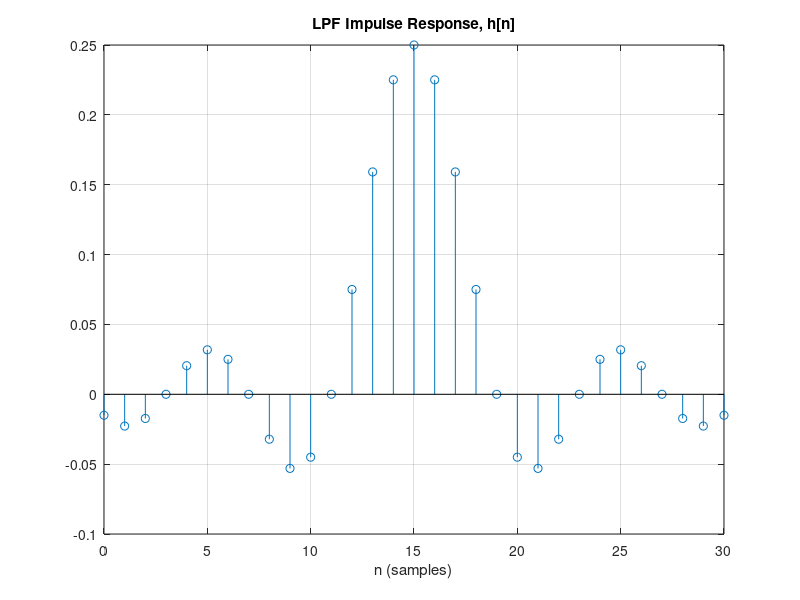

MATLAB code for this plot: (Note: this script raises an error after producing the figure.)
%% 3
close all
clear all;
% Design a linear phase and causal FIR filter of length 31 using impulse response truncation to approximate an ideal LPF frequency 
% response given by
% Hd(e^j?) = 
% 1 if 0 < |f| < 1/8,
% 0 if 1/8 < |f| < 0.5.
% 
% Write a MATLAB program that plots the impulse response on one figure window and on another figure window |H(e^j?)|, 
% |H(e^j?)|^2 in dB and the phase response (as the angle of H(e^j?)) of this filter as subplots. Appropriately label the plots. 
% Also use the unwrap command for the angle to better view the phase response. Publish your m-file as a pdf document with suitable 
% section headings.

fc = 1/8;   %cutoff frequency of filter AKA B_L for brick-wall filter
M = 30; %order of filter; length = M+1
n = 0:M;    %sample indices

% The ideal frequency response for this LPF is assume a zero phase response

% sinc filter is an idealized filter that removes all frequency components above a given cutoff frequency, without 
% affecting lower frequencies, and has linear phase response.

% It is an "ideal" low-pass filter in the frequency sense, perfectly passing low frequencies, perfectly cutting high frequencies; 
% and thus may be considered to be a brick-wall filter.

% https://en.wikipedia.org/wiki/Sinc_filter
% using the above sites def for IR for LPF/brick-wall filter: A lowpass
% filter with brick-wall cutoff @ frequency B_L has Impulse Response &
% transter function given by:

h = 2*fc*sinc(2*fc*(n-M/2));      %see slide 78-79; shift of M/2 to make the system causal

%based on description of IR, it should be between 0 & 1/8 cycles/sample?

IR = figure('Name','LPF Imulse Response, h[n]');
clf
stem(n,h);
title('LPF Impulse Response, h[n]')
xlabel('n (samples)')
grid;
datacursormode(IR,'on');

% Generate & plot the frequency response
FR = figure('Name','Frequency Response');
clf
[H,w]=freqz(h,1);
subplot(3,1,1);
plot(w/(2*pi),abs(H));
ylabel('|H(e^{j\omega})|'); %Amplitude Response
title('LPF Frequency Response');
grid
subplot(3,1,2);
plot(w/(2*pi),10*log10(abs(H).^2))
grid
axis([0 .5 -50 10]);
ylabel('10 log{(|H(e^{j\omega})|^2)}'); %Amplitude Response in dB
subplot(3,1,3);
plot(w/(2*pi),unwrap(angle(H)));    %Phase Response
ylabel('\angle H(e^{j\omega})');
xlabel('frequency (cycles/sample)')
grid;
datacursormode(FR,'on');

% Q4
% I think he wants us to use the
% h1=2*f21*sinc(2*f21*(n-M/2))-2*f11*sinc(2*f11*(n-M/2)) method

fc = 1/8;   %cutoff frequency of filter AKA B_L for brick-wall filter
M = 30; %order of filter; length = M+1
n = 0:M;    %sample indices

% p.83; used lpf_to_hpf.m
% Generate difference between delta[n-M/2] & Low Pass Filter's Impulse Response.

h = -h; %negate LPF's IR
h(M/2+1) = 1+h(M/2+1);  %take location of Impulse Response & add 1 to that location
% now h is the impulse response of the HPF; see p.95

hHP=h;
w=-pi:.01:pi;
[H,w]=freqz(h,1,w);
beta=0;
alpha=M/2;
W=exp(-1i*(beta-alpha*w));
A=H.*W;
Ahpf=real(A);
HPF_IR = figure('Name','HPF Imulse Response, h[n]');
clf
plot(w/(2*pi),Ahpf)     %HPF 
title('Highpass Filter (Allpass Minus Lowpass)')
ylabel('A(e^{j\omega})')
xlabel('f (cycles/sample)')
grid;
datacursormode(HPF_IR,'on');        %via datacursor mode, was able to confirm A = 0.5 @ 0.125

%% 5
close all
% Convert the LPF in question 3 to a HPF. Use technique 1 (involving an all pass filter).
%  
% (a) What is the cutoff frequency of the HPF? Write a MATLAB program that plots the impulse response on one figure window, 
% |H(e^j?)|^2 in dB on a second figure window 
% and on a third figure window |H(e^j?)|, the amplitude response (use freqz in the process of calculating the amplitude
% response) and phase response (as a straight line) of this filter as subplots. 

% Appropriately label the plots. Publish your m-file as a pdf document with suitable section headings

fc=1/8; %cutoff frequency (cycles/sample)
M=30;   %order of filter
n=0:M;  %sample indicies

h = 2*fc*sinc(2*fc*(n-M/2));
% using technique 1, negate the LPF's Impulse Response by flipping it 
h=-h;

%take location of Impulse Response & add 1 to that location
h(M/2+1) = 1+h(M/2+1);  %"HPF can be generated from a LPF by subtracting the LP response from an allpass filter FR
% that has the same phase response as H_LPF Technique 1, slide 95.

IR = figure('Name','HPF Impulse Response, h[n]');
clf
stem(n,h)
title('HPF Impulse Response');
xlabel('n (samples)');
grid;
datacursormode(IR,'on'); 


% plot AR in dB
IR_dB = figure('Name','HPF Amplitude Response, h[n]');
[H,w] = freqz(h,1);
%plot normalized to pi
plot(w/(2*pi), 20*log10(H.*conj(H)));
ylabel('10 log{(|H(e^{j\omega})|^2)}');
xlabel('\omega normalized to 2\pi');
title('HPF Response in dB');
grid;
datacursormode(IR_dB,'on'); 

%Generate Frequency Response
A = H.*exp(1i*w*M/2);
FR = figure('Name','HPF Frequency Response, |H(e^j\omega}| & \theta(\omega)');
subplot(3,1,1);
plot(w/(2*pi), abs(H));
ylabel('|H(e^{j\omega})|');
title('HPF Frequency Response');

subplot(3,1,2)
plot(w/(2*pi), real(A));    %Amplitude Response has small imaginary components, real() removes them
ylabel('A(e^{j\omega})');

subplot(3,1,3);
plot(w/(2*pi), -(M/2)*w);
ylabel('\theta(e^{j\omega})');
xlabel('frequency (cycles/sample)');
grid;
datacursormode(FR,'on'); 

% fprint("Cutoff frequency is the same as the LPF, fc = 1/8 cycles/sample");

%% 6
clear all
close all

% Convert the LPF in question 3 to a HPF. Use technique 2 (involving
% modulation). slide 97

fc=1/8; %cutoff frequency (cycles/sample)
M=30;   %order of filter
n=0:M;  %sample indicies

hLP = 2*fc*sinc(2*fc*(n-M/2));    %freq resp of LPF

h = hLP.*(-1).^n;   %modulation theorem

IR = figure('Name','HPF Impulse Response, h[n]');
clf
stem(n,h)
title('HPF Impulse Response');
xlabel('n (samples)');
grid;
datacursormode(IR,'on'); 

% plot AR in dB
IR_dB = figure('Name','HPF Amplitude Response, h[n]');
[H,w] = freqz(h,1);
%plot normalized to pi
plot(w/(2*pi), 20*log10(H.*conj(H)));
ylabel('10 log{(|H(e^{j\omega})|^2)}');
xlabel('\omega normalized to 2\pi');
title('HPF Response in dB');
grid;
datacursormode(IR_dB,'on'); 

beta = 0;
alpha = M/2;
W = exp(-j*(beta-alpha*w-pi));  %note -pi term due to the H_HP being equal to H_LP shifted by pi

%Generate Frequency Response
A = H.*W;
FR = figure('Name','HPF Frequency Response, |H(e^j\omega}| & \theta(\omega)');
subplot(3,1,1);
plot(w/(2*pi), abs(H));
grid;
ylabel('|H(e^{j\omega})|');
title('HPF Frequency Response');

% Using modulation theorem, note that the theoritical frequency response of
% a HPF is the FR of the LPF shited by pi on slide 98.
subplot(3,1,2)
grid;
plot(w/(2*pi), real(A));    %Amplitude Response has small imaginary components, real() removes them
ylabel('A(e^{j\omega})');


subplot(3,1,3);
plot(w/(2*pi), -(M/2)*w);
ylabel('\theta(e^{j\omega})');
xlabel('frequency (cycles/sample)');
grid;
datacursormode(FR,'on'); 

% a) cutoff frequency of the HPF using the modulation method should be pi -
% wc_Lp = pi - 2pi*0.125 = 3pi/4; wc_HPF normalized to 2pi is 3/8 = 0.375.
% VIA datacursor mode, we see that the amplitude response is 0.5 @ f =
% 0.375 which agrees with the theoritical value on slide 99.

%% 13
close all
clear all;
% Design a symmetric linear phase FIR filter with order 80 using impulse response truncation and ideal
% magnitude response
% 
%                 1           if 0.2? < |?| < 0.6?,
%     Hd(e^j?) =  0.5         if 0.7? < |?| < 0.8?,
%                 0               elsewhere.
%             
% Write a MATLAB program that plots the impulse response on one figure window, the magnitude
% response in dB on a second figure window and on a third figure window the magnitude response,
% amplitude response and phase response of this filter as subplots.    

% We need to design a 2 band filter using the IRT technique on slides 80-83

%**Define initial values for BPF's IR on slide 83 & 85**
M = 80;
n = 0:M;

% Remember omega = 2pi*f, f = omega/2pi
% Lower frequency band; f_i1
f11 = 0.1;   % 0.2pi/2pi = 0.1 cycles/samples
f21 = 0.3;

% Upper frequency band; f_i2
f12 = 0.35;     %leftmost frequency
f22 = 0.4;      %rightmost frequency

% slide 85: Band gain is C_k. Bandgain is given as 1 & 0.5 from the given
% frequency response i.e. bandgain is 1 when frequency is in between 0.2pi
% & 0.6pi.
C1 = 1;     %lower band
C2 = 0.5;

%** Generate and plot the impulse response h **
%lower frequency band/IR for first band
h1 = 2*f21*sinc(2*f21*(n-M/2)) - 2*f11*sinc(2*f11*(n-M/2)); 
%upper frequency band
h2 = 2*f22*sinc(2*f22*(n-M/2)) - 2*f12*sinc(2*f12*(n-M/2)); 

%IR for the 2 bands with their gains summed
h = C1*h1 + C2*h2;

figure(1)
clf
stem(n,h)
title('Two Band Impulse Response h[n]');
xlabel('n (samples)')
grid

%** Generate and plot the amplitude response **
figure(2);
clf;
L=256;
%zeropad the freq resp w/length of 256
hz=[h,zeros(1,L-length(h))];
%Discrete Fourier Transform via Fast Fourier Transform
H=fft(hz);
k=0:L-1;
% M is even - thus this a type 1 filter with a linear phase response of 
% -(M/2)*2*pi*f, where f=k/L
% k is a vector from 0 to 255; L is 256.

% W vector is complex exp of phase response
W=exp(-1i*(-M/2*2*pi)*k/L);
% Amplitude Response
A=H.*W;
A=real(A);  %remove minor IM components
% use ffshift since fft generates freq resp from 0 to L-1; need to generate 
% for cycles per sample so we need x-axis to be k/L shifted by 0.5 for a double sided spectrum
plot(k/L-0.5, fftshift(A));
% 2 Band Amp Resp
ylabel('A(e^{j\omega})');
title('Two Band Amplitude Response');
xlabel('f (cycles/sample)')
grid; 

% plot AR in dB
IR_dB = figure('Name','HPF Amplitude Response, h[n]');
%plot normalized to pi
plot(k/L-0.5, 20*log10(fftshift(A)));
ylabel('10 log{(|H(e^{j\omega})|^2)}');
xlabel('\omega normalized to 2\pi');
title('HPF Response in dB');
grid;
datacursormode(IR_dB,'on'); 

%% 14
close all
clear all;
% Design a symmetric linear phase FIR filter using impulse response truncation with phase delay
% M/2 = 40 and ideal magnitude response
% 
%                 1           if 0     < |?| < pi/3,
%     Hd(e^j?) =  0.5         if 2pi/3 < |?| < pi,
%                 0               elsewhere.
%             
% Write a MATLAB program that plots the impulse response on one figure window, the magnitude
% response in dB on a second figure window and on a third figure window the magnitude response,
% amplitude response and phase response of this filter as subplots.    

% We need to design a 2 band filter using the IRT technique on slides 80-83

%**Define initial values for BPF's IR on slide 83 & 85**
M = 80;
n = 0:M;

% Remember omega = 2pi*f, f = omega/2pi
% Lower frequency band; f_i1
f11 = 0;   
f21 = 1/6;  %pi/3/2pi = 1/6

% Upper frequency band; f_i2
f12 = 1/3;     %leftmost frequency
f22 = 0.5;      %rightmost frequency

% slide 85: Band gain is C_k. Bandgain is given as 1 & 0.5 from the given
% frequency response i.e. bandgain is 1 when frequency is in between 0.2pi
% & 0.6pi.
C1 = 1;     %lower band
C2 = 0.5;

%** Generate and plot the impulse response h **
%lower frequency band/IR for first band
h1 = 2*f21*sinc(2*f21*(n-M/2)) - 2*f11*sinc(2*f11*(n-M/2)); 
%upper frequency band
h2 = 2*f22*sinc(2*f22*(n-M/2)) - 2*f12*sinc(2*f12*(n-M/2)); 

%IR for the 2 bands with their gains summed
h = C1*h1 + C2*h2;

figure(1)
clf
stem(n,h)
title('Two Band Impulse Response h[n]');
xlabel('n (samples)')
grid

%** Generate and plot the amplitude response **
figure(2);
clf;
L=256;
%zeropad the freq resp w/length of 256
hz=[h,zeros(1,L-length(h))];
%Discrete Fourier Transform via Fast Fourier Transform
H=fft(hz);
k=0:L-1;
% M is even - thus this a type 1 filter with a linear phase response of 
% -(M/2)*2*pi*f, where f=k/L
% k is a vector from 0 to 255; L is 256.

% W vector is complex exp of phase response
W=exp(-1i*(-M/2*2*pi)*k/L);
% Amplitude Response
A=H.*W;
A=real(A);  %remove minor IM components
% use ffshift since fft generates freq resp from 0 to L-1; need to generate 
% for cycles per sample so we need x-axis to be k/L shifted by 0.5 for a double sided spectrum
plot(k/L-0.5, fftshift(A));
% 2 Band Amp Resp
ylabel('A(e^{j\omega})');
title('Two Band Amplitude Response');
xlabel('f (cycles/sample)')
grid; 

% plot AR in dB
IR_dB = figure('Name','HPF Amplitude Response, h[n]');
%plot normalized to pi
plot(k/L-0.5, 20*log10(fftshift(A)));
ylabel('10 log{(|H(e^{j\omega})|^2)}');
xlabel('\omega normalized to 2\pi');
title('HPF Response in dB');
grid;
datacursormode(IR_dB,'on'); 
